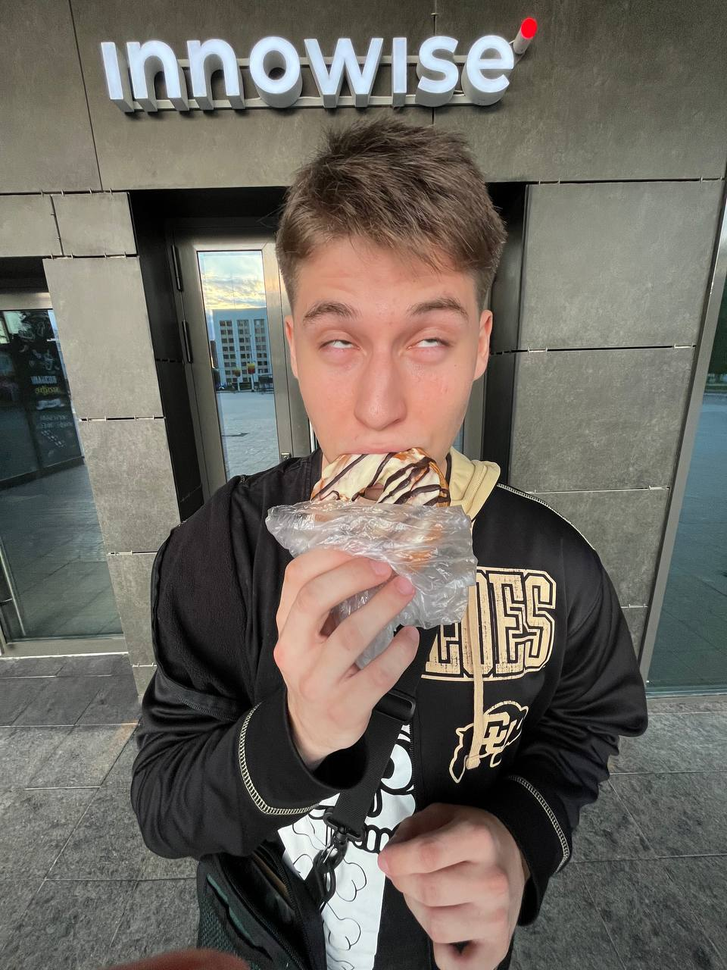
#> input picture Lab2/task1.png, 727 x 970 px, shrunk from 960 x 1280 before the run
$ python task1.py
#> lines starting #> are read from the running program, lines starting #| are printed output that depends on the picture
import numpy as np
import cv2

# read image
img_src = cv2.imread('task1.png')
#> img_src is the input picture: shape (970, 727, 3); mean B, G, R 95.6, 103.4, 108.8
# #edge detection filter
kernel = np.array([[0.0, -5.0, 0.0],
                   [-5.0, 18.0, -5.0],
                   [0.0, -5.0, 0.0]])

kernel = kernel / (np.sum(kernel) if np.sum(kernel) != 0 else 1)
# filter the source image
img_rst = cv2.filter2D(img_src, -1, kernel)
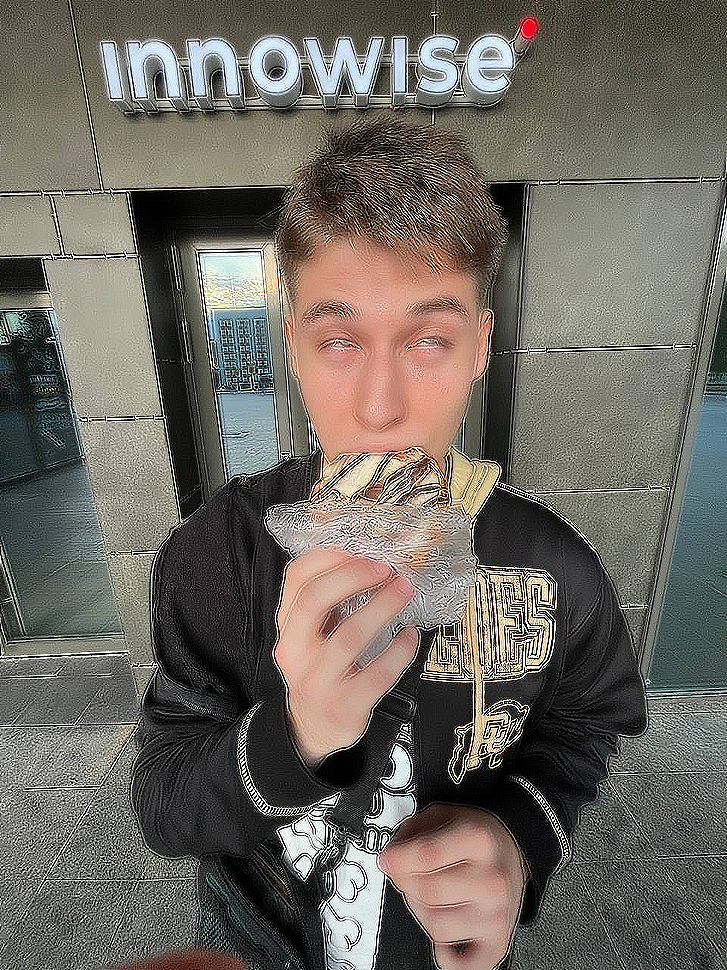
#> img_rst: shape (970, 727, 3); mean B, G, R 97.6, 104.7, 109.7
# save result image
cv2.imwrite('task1-1.jpg', img_rst)
cv2.imshow('task1-1.jpg', img_rst)
cv2.waitKey(0)

$ run again, with Lab2/task2.png copied over Lab2/task1.png
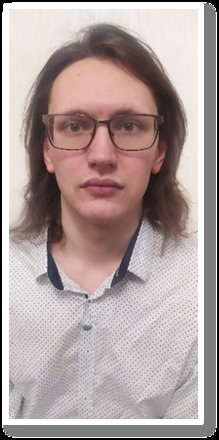
#> input picture Lab2/task2.png, 219 x 440 px
#> img_src is the input picture: shape (440, 219, 3); mean B, G, R 158.4, 160.2, 175.3
#> `img_rst = cv2.filter2D(img_src, -1, kernel)`:
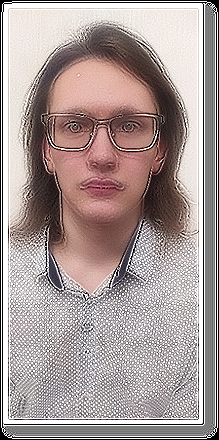
#> img_rst: shape (440, 219, 3); mean B, G, R 152.9, 154.9, 169.5
